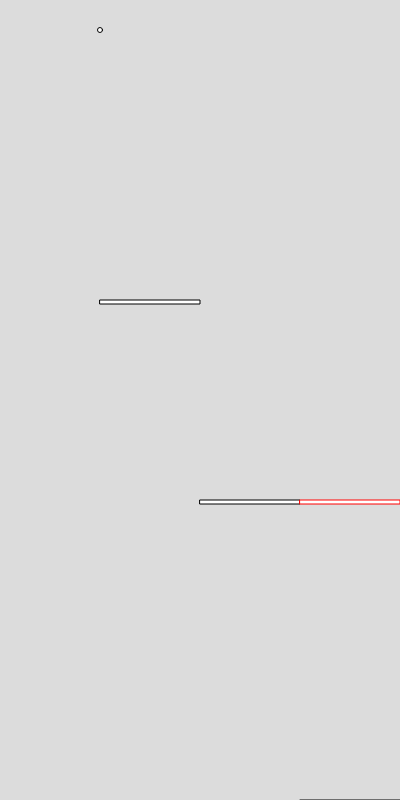
Frame 1 (no input)
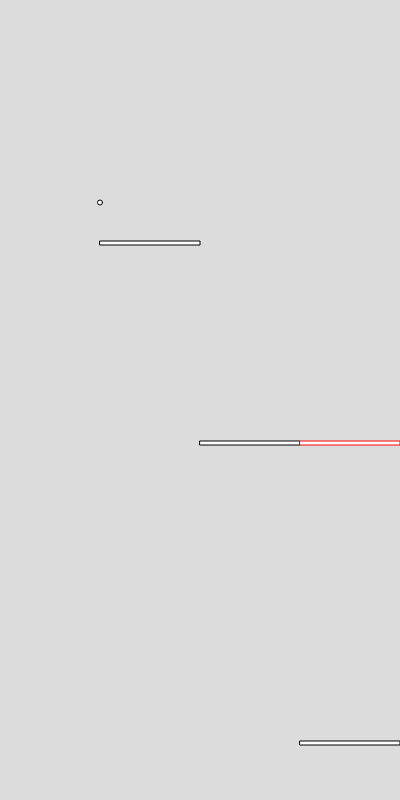
Frame 60 (no input)
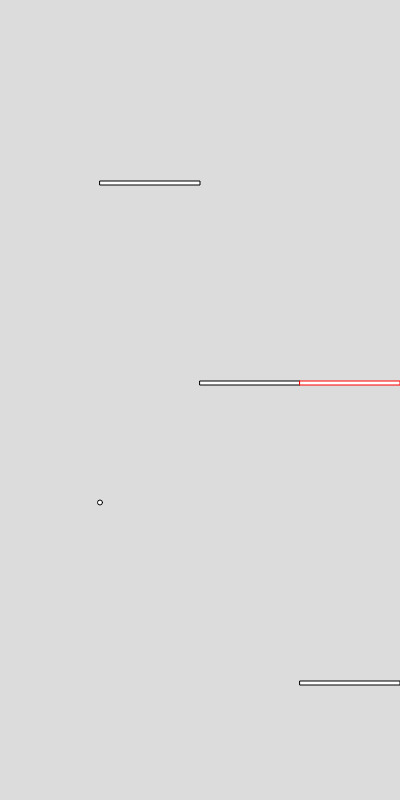
Frame 120 (the mouse pressed at the canvas centre since frame 60)

The p5.js sketch that drew these frames (run headless with seeded random() and noise() and a simulated clock; from frame 60 on, the mouse is pressed at the canvas centre):

// p5.js sketch
// ── sketch.js
/// <reference types="p5/global"/>
// @ts-nocheck

const GRAVITY = 0.1;
const MAX_VELOCITY = 5;
const FRICTION_COFFICIENT = 0.05;
const ALIVE_BLOCK_DURATION = 100;
const SCREEN_SPEED = 1;

let ball;

const createGrounds = () => {
  const ground = [];
  ground.push(new Ground(200, 500, 100));
  ground.push(new Ground(500, 900, 100));
  ground.push(new Ground(200, 1700, 100));
  ground.push(new Ground(100, 2500, 100));
  return ground;
};

const createAliveGround = () => {
  const ground = [];
  ground.push(new AliveGround(100, 300, 100));
  ground.push(new AliveGround(300, 800, 100));
  ground.push(new AliveGround(500, 1500, 100));
  ground.push(new AliveGround(50, 1300, 100));
  return ground;
};

const createSpikes = () => {
  const ground = [];
  ground.push(new SpikesGround(300, 500, 100));
  ground.push(new SpikesGround(500, 1000, 100));
  ground.push(new SpikesGround(200, 1400, 100));
  return ground;
};

let ground;
let aliveGround;
let spikes;

function setup() {
  createCanvas(400, 800);
  ball = new Ball(100, 30, 5);
  ground = createGrounds();
  aliveGround = createAliveGround();
  spikes = createSpikes();

  ground.map((ground) => ball.blocks.push(ground));
  aliveGround.map((ground) => ball.blocks.push(ground));
  spikes.map((ground) => ball.spikesBlocks.push(ground));
}

function draw() {
  background(220);

  ball.draw();
  ball.update();

  ground.map((each) => each.draw());
  aliveGround.map((each) => each.draw());
  spikes.map((each) => each.draw());

  ground.map((each) => each.update());
  aliveGround.map((each) => each.update());
  spikes.map((each) => each.update());

  aliveGround.map((each) => each.decreaseLife());

  if (ball.isGameOver()) {
    background(1);
    noLoop();
  }
}

// ── ball.js
class Ball {
  constructor(x, y, size) {
    this.pos = createVector(x, y);
    this.v = createVector(0, 0);
    this.gravity = createVector(0, GRAVITY);
    this.size = size;

    this.blocks = [];
    this.spikesBlocks = [];
    this.frictionCofficient = FRICTION_COFFICIENT;
  }

  applyGravity() {
    this.v.add(this.gravity);
    this.v.y = Math.min(MAX_VELOCITY, this.v.y);
  }

  isGameOver() {
    if (this.pos.y < 10 || this.pos.y > height) {
      return true;
    }
    const v = this.spikesBlocks.some((block) => block.isOnGround(this));

    return this.spikesBlocks.some((block) => block.isOnGround(this));
  }

  update() {
    this.applyGravity();
    const block = this.blocks.find((each) => each.isOnGround(this));

    if (block) {
      this.pos.x += this.v.x;
      this.v.y = 0;
      this.pos.y = block.pos.y - this.size / 2;
      if (block.type === "alive") {
        block.startConsuming();
      }
    } else {
      this.pos.add(this.v);
    }

    this.action();

    // managing the friction
    if (this.v.x !== 0) {
      this.v.x += this.frictionCofficient * -this.v.x;
    }

    // managing the side limit
    if (this.pos.y > height) {
      this.pos.y = 0;
    }
    if (this.pos.x < 0) {
      this.pos.x = 0;
      this.v.x = 0;
    }
    if (this.pos.x > width) {
      this.pos.x = width - 1;
      this.v.x = 0;
    }
  }

  action() {
    if (keyIsDown(RIGHT_ARROW)) {
      this.v.x += 1;
    }
    if (keyIsDown(LEFT_ARROW)) {
      this.v.x -= 1;
    }
    if (this.v.x > 0) {
      this.v.x = Math.min(this.v.x, MAX_VELOCITY);
    } else {
      this.v.x = Math.max(this.v.x, -MAX_VELOCITY);
    }
  }

  draw() {
    circle(this.pos.x, this.pos.y, this.size);
    stroke(1);
  }
}

// ── end.js
const end = () => {
  frameRate(10);
  background(220);
  textSize(50);
  text("Game Over", 0, 30, 500, 200);
  textSize(20);

  text("Please Help To Design this page", 0, 100, 1000, 100);

  push();
  textAlign("center");
  textSize(30);
  text(`Score : ${Math.round(GAME_OBJECTS.score)}`, 0, 150, width, 100);
  textSize(30);
  text("<--Press Enter to Start-->", 0, 240, width, 100);
  pop();
  if (keyIsDown(ENTER)) {
    STATUS = "start";
  }
};

// ── game.js
const createGame = () => {
  const ball = new Ball(100, 30, 10);

  ball.blocks.push(new Ground(200, 500, 100));
  ball.aliveBlocks.push(new AliveGround(100, 300, 100));
  ball.spikesBlocks.push(new SpikesGround(300, 500, 100));

  let score = 0;
  return { ball, score };
};

const showScore = (score) => {
  push();
  textSize(20);
  textAlign("right", "top");
  text(`Score : ${Math.round(score)}`, width - 10, 10);
  pop();
};

const generateBlocks = () => {
  const chance = random(0, NORMAL_PROB + SPIKE_PROB + ALIVE_PROB);
  const x = random(0, width - BLOCK_SIZE);
  let block;
  let type = "blocks";
  if (chance < NORMAL_PROB) {
    block = new Ground(x, height, BLOCK_SIZE);
  } else if (chance < SPIKE_PROB + NORMAL_PROB) {
    block = new SpikesGround(x, height, BLOCK_SIZE);
    type = "spikesBlocks";
  } else {
    block = new AliveGround(x, height, BLOCK_SIZE);
    type = "aliveBlocks";
  }

  GAME_OBJECTS.ball[type].push(block);
};

let increasingFactor = 0;

const downwardSpikes = (size = SPIKES_HEIGHT, length = width) => {
  noStroke();
  fill("grey");
  push();

  for (let index = -size; index < length; index += size) {
    triangle(index, 0, index + size * 2, 0, index + size, size);
  }
  pop();
};

const upwardSpikes = (size = SPIKES_HEIGHT, length = width, color = "grey") => {
  push();

  noStroke();
  fill(color);

  for (let index = -size; index < length; index += size) {
    triangle(index, 0, index + size * 2, 0, index + size, -size);
  }

  pop();
};

const addPlateFormIfNecessary = () => {
  let totalChance = increasingFactor + CHACE_TO_GEN_BLOCK;
  if (random(0, 1 / totalChance) < 2) {
    generateBlocks();
    increasingFactor = 0;
    return;
  }
  increasingFactor += 0.0001;
};

const playing = () => {
  //display part
  frameRate(60);
  background(220);
  fill(1);

  // game Utility
  if (round(GAME_OBJECTS.score, 1) % 100 === 0) {
    SCREEN_SPEED += 0.5;
  }
  addPlateFormIfNecessary();

  // draw logic here
  GAME_OBJECTS.ball.draw();
  GAME_OBJECTS.ball.blocks.forEach((each) => each.draw());
  GAME_OBJECTS.ball.aliveBlocks.forEach((each) => each.draw());
  GAME_OBJECTS.ball.spikesBlocks.forEach((each) => each.draw());

  // update logic here
  GAME_OBJECTS.ball.update();
  GAME_OBJECTS.ball.blocks.forEach((each) => each.update());
  GAME_OBJECTS.ball.aliveBlocks.forEach((each) => each.update());
  GAME_OBJECTS.ball.spikesBlocks.forEach((each) => each.update());

  // Game Over and Scores updation
  if (GAME_OBJECTS.ball.isGameOver()) {
    STATUS = "end";
    return;
  }

  showScore(GAME_OBJECTS.score);
  downwardSpikes();

  push();
  translate(0, height);
  upwardSpikes();
  pop();

  GAME_OBJECTS.score += 0.1;
};

// ── ground.js
const isBetween = (min, val, max) => {
  return min < val && val < max;
};
const nearlyEqual = (a, b) => {
  return Math.abs(a - b) < 5 * SCREEN_SPEED;
};

class AliveGround {
  constructor(x, y, size) {
    this.pos = createVector(x, y);

    this.size = size;
    this.type = "alive";
    this.isAlive = true;
    this.liveLeft = ALIVE_BLOCK_DURATION;
    this.consumeBy = 0;
  }

  isOnGround(obj) {
    if (!this.isAlive) {
      return false;
    }

    if (!isBetween(this.pos.x, obj.pos.x, this.pos.x + this.size)) {
      return false;
    }

    return nearlyEqual(this.pos.y - 1, obj.pos.y + obj.size / 2);
  }
  startConsuming() {
    this.consumeBy = 1;
  }

  decreaseLife() {
    if (this.isAlive) {
      if (this.liveLeft === 0) {
        this.isAlive = false;
      } else {
        this.liveLeft -= this.consumeBy;
      }
    }
  }
  update() {
    this.pos.y -= SCREEN_SPEED;
  }

  draw() {
    if (this.isAlive) {
      push();
      translate(this.pos.x, this.pos.y);
      const color = ((ALIVE_BLOCK_DURATION - this.liveLeft) /
        ALIVE_BLOCK_DURATION) * 150;
      stroke(color);

      rect(0, 0, this.size, 4);
      pop();
    }
  }
}

class Ground {
  constructor(x, y, size) {
    this.pos = createVector(x, y);
    this.size = size;
    this.type = "block";
  }

  isOnGround(obj) {
    if (!isBetween(this.pos.x, obj.pos.x, this.pos.x + this.size)) {
      return false;
    }

    return nearlyEqual(this.pos.y - 1, obj.pos.y + obj.size / 2);
  }
  update() {
    this.pos.y -= SCREEN_SPEED;
  }

  draw() {
    push();
    translate(this.pos.x, this.pos.y);
    stroke(1);
    rect(0, 0, this.size, 4);
    pop();
  }
}

class SpikesGround {
  constructor(x, y, size) {
    this.pos = createVector(x, y);
    this.size = size;

    this.type = "spike";
  }

  isOnGround(obj) {
    if (!isBetween(this.pos.x, obj.pos.x, this.pos.x + this.size)) {
      return false;
    }

    return nearlyEqual(this.pos.y - 1, obj.pos.y + obj.size / 2);
  }
  update() {
    this.pos.y -= SCREEN_SPEED;
  }

  draw() {
    push();
    translate(this.pos.x, this.pos.y);
    stroke(255, 0, 0);
    rect(0, 0, this.size, 4);
    pop();
  }
}

// ── start.js
const start = () => {
  frameRate(10);
  background(220);
  textSize(50);
  text("hello", 0, 30, 100, 100);
  textSize(20);
  text("Please Design this page", 0, 100, 1000, 100);

  push();
  textAlign("center");
  textSize(30);
  text("<--Press Enter to Start-->", 0, 150, width, 100);
  pop();
  if (keyIsDown(ENTER)) {
    GAME_OBJECTS = createGame();
    STATUS = "playing";
  }
};
